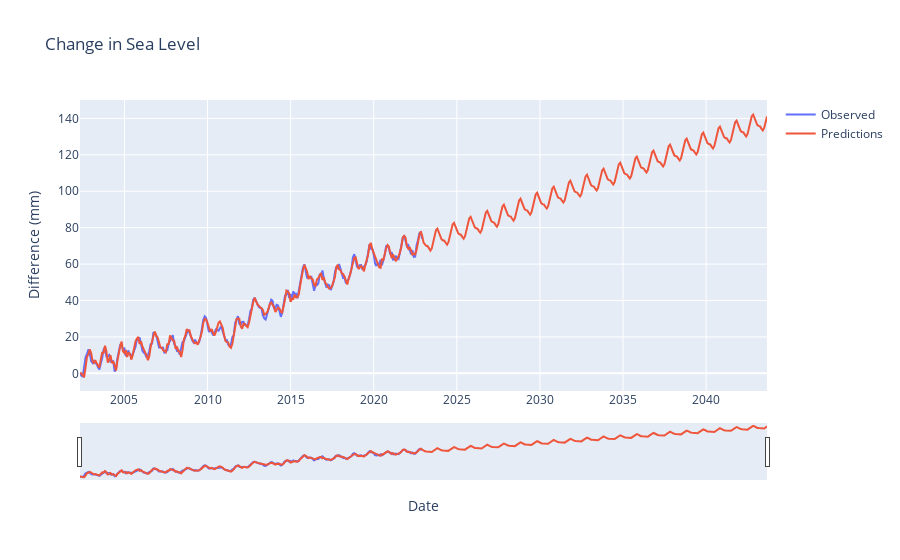

The code cell stored with this chart in its notebook:
### Markdown cell above
I can now make some predictions using the two models i've created. I'll begin by looking at the seasonal model, which doesn't use any exogenous variables.

### Code cell
# Predict values.
seasonal_predictions = seasonal_model.predict(start=df_earth_vitals.index[0], end=len(df_earth_vitals)*2)

# Plot observed data and predictions.
fig = go.Figure()
fig.add_trace(go.Scatter(x=df_earth_vitals.index, y=df_earth_vitals['global_mean_sea_level'], mode='lines', name="Observed"))
fig.add_trace(go.Scatter(x=seasonal_predictions.index, y=seasonal_predictions, mode='lines', name="Predictions"))
fig.update_xaxes(rangeslider_visible=True)
fig.update_layout(
    yaxis_title="Difference (mm)", 
    xaxis_title="Date",
    title="Change in Sea Level"
)
fig.show()

### Figure 1 — Plotly figure (JSON) as saved in the notebook; plotly's stock layout.template omitted (floating-point values rounded to 4 significant figures; data arrays with more than 128 entries replaced by an {"elided": "..."} marker saying what was removed)
{"data": [{"mode": "lines", "name": "Observed", "type": "scatter", "x": {"elided": "248 str values"}, "y": {"elided": "248 float values"}}, {"mode": "lines", "name": "Predictions", "type": "scatter", "x": {"elided": "497 str values"}, "y": {"elided": "497 float values"}}], "layout": {"title": {"text": "Change in Sea Level"}, "xaxis": {"rangeslider": {"visible": true}, "title": {"text": "Date"}}, "yaxis": {"title": {"text": "Difference (mm)"}}}}
